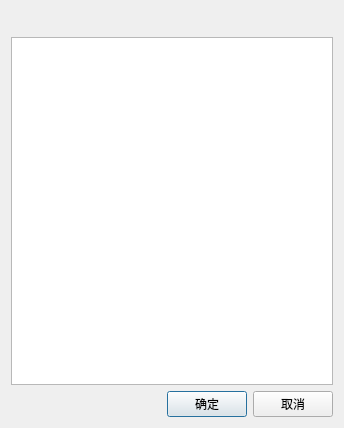
<?xml version="1.0" encoding="UTF-8"?>
<ui version="4.0">
 <class>FileViewerDialog</class>
 <widget class="QDialog" name="FileViewerDialog">
  <property name="geometry">
   <rect>
    <x>0</x>
    <y>0</y>
    <width>344</width>
    <height>428</height>
   </rect>
  </property>
  <property name="minimumSize">
   <size>
    <width>344</width>
    <height>428</height>
   </size>
  </property>
  <property name="windowTitle">
   <string>Dialog</string>
  </property>
  <layout class="QVBoxLayout" name="verticalLayout_2">
   <item>
    <widget class="QWidget" name="background_wiget" native="true">
     <layout class="QVBoxLayout" name="verticalLayout">
      <property name="leftMargin">
       <number>0</number>
      </property>
      <property name="topMargin">
       <number>0</number>
      </property>
      <property name="rightMargin">
       <number>0</number>
      </property>
      <property name="bottomMargin">
       <number>0</number>
      </property>
      <item>
       <widget class="QWidget" name="widget" native="true">
        <property name="styleSheet">
         <string notr="true"/>
        </property>
        <layout class="QHBoxLayout" name="horizontalLayout_2">
         <property name="leftMargin">
          <number>0</number>
         </property>
         <property name="topMargin">
          <number>0</number>
         </property>
         <property name="rightMargin">
          <number>0</number>
         </property>
         <property name="bottomMargin">
          <number>0</number>
         </property>
         <item>
          <widget class="QLabel" name="title_label">
           <property name="text">
            <string/>
           </property>
          </widget>
         </item>
         <item>
          <layout class="QHBoxLayout" name="horizontalLayout">
           <item>
            <spacer name="horizontalSpacer">
             <property name="orientation">
              <enum>Qt::Horizontal</enum>
             </property>
             <property name="sizeHint" stdset="0">
              <size>
               <width>40</width>
               <height>20</height>
              </size>
             </property>
            </spacer>
           </item>
          </layout>
         </item>
        </layout>
       </widget>
      </item>
      <item>
       <widget class="QTextEdit" name="textEdit"/>
      </item>
      <item>
       <layout class="QHBoxLayout" name="horizontalLayout_3">
        <item>
         <spacer name="horizontalSpacer_2">
          <property name="orientation">
           <enum>Qt::Horizontal</enum>
          </property>
          <property name="sizeHint" stdset="0">
           <size>
            <width>40</width>
            <height>20</height>
           </size>
          </property>
         </spacer>
        </item>
        <item>
         <widget class="QPushButton" name="ok_push_button">
          <property name="sizePolicy">
           <sizepolicy hsizetype="Preferred" vsizetype="Minimum">
            <horstretch>0</horstretch>
            <verstretch>0</verstretch>
           </sizepolicy>
          </property>
          <property name="maximumSize">
           <size>
            <width>16777215</width>
            <height>16677235</height>
           </size>
          </property>
          <property name="text">
           <string>确定</string>
          </property>
         </widget>
        </item>
        <item>
         <widget class="QPushButton" name="cancel_btn">
          <property name="text">
           <string>取消</string>
          </property>
         </widget>
        </item>
       </layout>
      </item>
     </layout>
    </widget>
   </item>
  </layout>
 </widget>
 <resources/>
 <connections/>
</ui>
